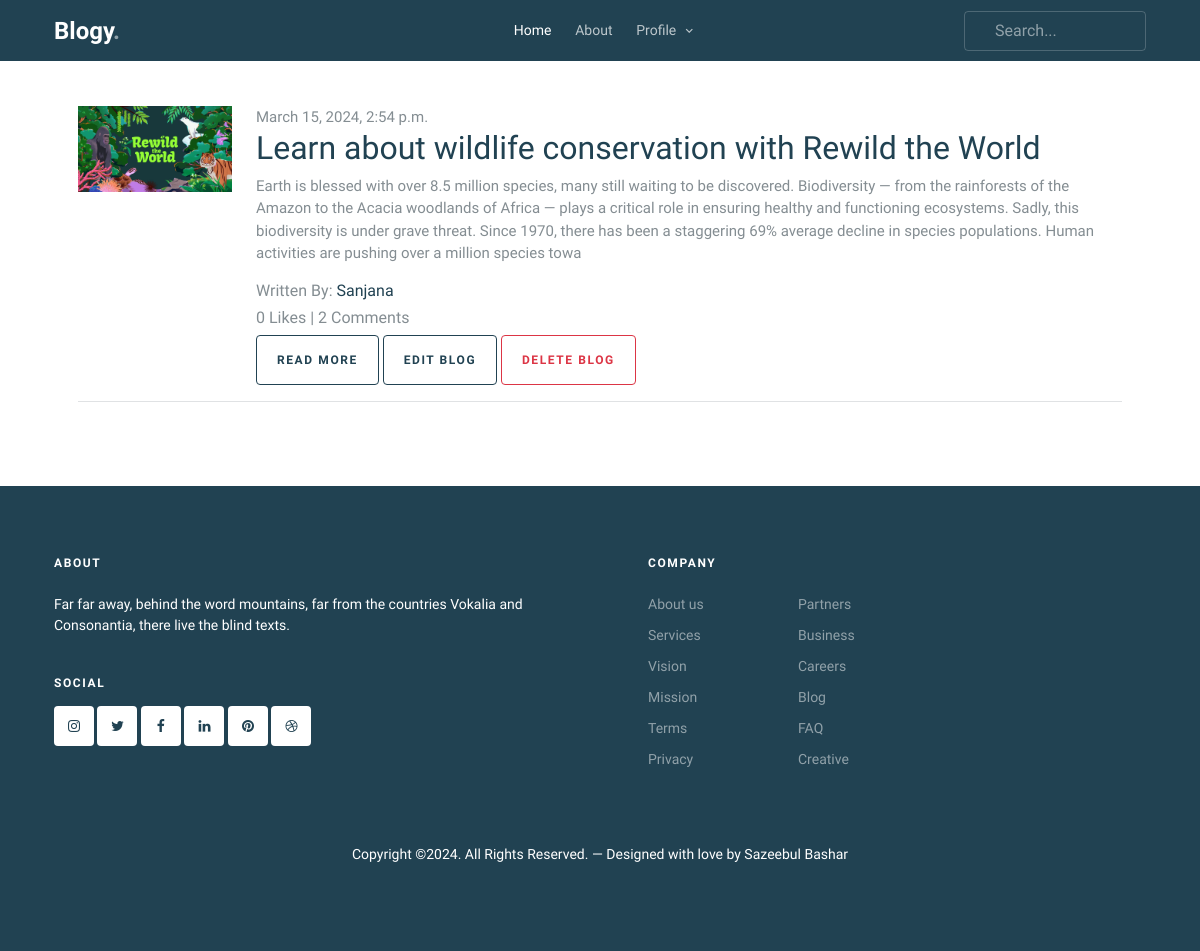
The app's page /blog/my-blogs (signed in) with its own data.
### App_Blog/models.py (models this page shows, shortened)
class Blog(models.Model):
    author = models.ForeignKey(User, on_delete=models.CASCADE, related_name='post_author')
    blog_title = models.CharField(max_length=264, verbose_name="Put a Title")
    slug = models.SlugField(max_length=264, unique=True)
    blog_content = models.TextField(verbose_name="What is on your mind")
    blog_image = models.ImageField(upload_to='blog_images', verbose_name="Image")
    publish_date = models.DateTimeField(auto_now_add=True)
    update_date = models.DateTimeField(auto_now=True)
    class Meta:
        ordering = ['-publish_date']

### App_Blog/views.py (the view)
# urls.py: path('my-blogs', views.MyBlog.as_view(), name= 'my_blog'),
class MyBlog(LoginRequiredMixin,TemplateView):
    template_name = 'App_Blog/my_blog.html'

### App_Blog/templatetags/custom_filters.py (called while the page is built)
def range_filter(value):
    return value[0:432]

### templates/App_Blog/my_blog.html (shortened to what this page needs)
{% extends "base.html" %}
{% load custom_filters %}
{% block body_block %}
<br><br>
<div class="container">
    {% for blog in user.post_author.all %}
          <div class="container">
            <div class="blog-entry d-flex blog-entry-search-item">
                <div class="row">
                    <div class="col-sm-2">
                        <a href="single.html" class="img-link me-4">
                            <img src="/media/{{blog.blog_image}}" alt="Image" class="img-fluid">
                          </a>
                    </div>
                    <div class="col-sm-10">
                        <div>
                            <span class="date">{{blog.publish_date}}  </span>
                            <h2><a href="single.html"> {{blog.blog_title}} </a></h2>
                            <p>{{blog.blog_content | range_filter }}  </p>
                            <h6>Written By: <a href="#">{{blog.author}}</a></h6>
                            <h6> {{blog.liked_blog.count}} Likes | {{blog.blog_comment.count}} Comments </h6>
                            <a href="{% url 'App_Blog:blog_details' slug=blog.slug %}" class="btn btn-sm btn-outline-primary">Read More</a>
                            <a href="{% url 'App_Blog:edit_blog' pk=blog.pk %}" class="btn btn-sm btn-outline-primary">Edit Blog</a>
                            <a href="{% url 'App_Blog:delete_blog' pk=blog.pk %}" class="btn btn-sm btn-outline-danger">Delete Blog</a>
                          </div>
                    </div>
                </div>
              </div>
              <hr><br>
          </div>
      {% endfor %}
</div>
<br><br>
{% endblock %}

### records on screen
Blog: blog_image (picture), publish_date "March 15, 2024, 2:54 p.m.", blog_title "Learn about wildlife conservation with Rewild the World", blog_content|range_filter "Earth is blessed with over 8.5 million species, many still waiting to be discovered. Biodiversity — from the rainforests of the Amazon to the Acacia woodlands of Africa — plays a critical role in ensuring healthy and functioning ecosystems. Sadly, this biodiversity is under grave threat. Since 1970, there has been a staggering 69% average decline in species populations. Human activities are pushing over a million species towa", author "Sanjana", liked_blog.count "0", blog_comment.count "2"
